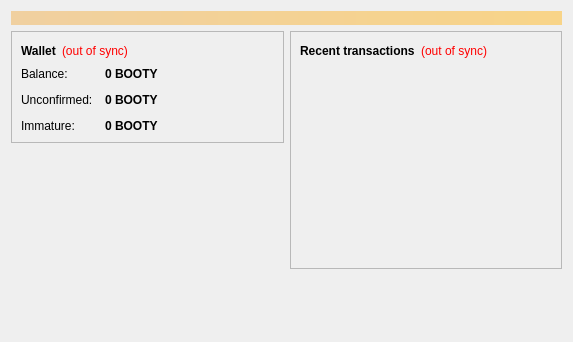
<?xml version="1.0" encoding="UTF-8"?>
<ui version="4.0">
 <class>OverviewPage</class>
 <widget class="QWidget" name="OverviewPage">
  <property name="geometry">
   <rect>
    <x>0</x>
    <y>0</y>
    <width>573</width>
    <height>342</height>
   </rect>
  </property>
  <property name="windowTitle">
   <string>Form</string>
  </property>
  <layout class="QVBoxLayout" name="topLayout">
   <item>
    <widget class="QLabel" name="labelAlerts">
     <property name="visible">
      <bool>false</bool>
     </property>
     <property name="styleSheet">
      <string notr="true">background-color: qlineargradient(x1: 0, y1: 0, x2: 1, y2: 0, stop:0 #F0D0A0, stop:1 #F8D488); color:#000000;</string>
     </property>
     <property name="wordWrap">
      <bool>true</bool>
     </property>
     <property name="margin">
      <number>3</number>
     </property>
    </widget>
   </item>
   <item>
    <layout class="QHBoxLayout" name="horizontalLayout" stretch="1,1">
     <item>
      <layout class="QVBoxLayout" name="verticalLayout_2">
       <item>
        <widget class="QFrame" name="frame">
         <property name="frameShape">
          <enum>QFrame::StyledPanel</enum>
         </property>
         <property name="frameShadow">
          <enum>QFrame::Raised</enum>
         </property>
         <layout class="QVBoxLayout" name="verticalLayout_4">
          <item>
           <layout class="QHBoxLayout" name="horizontalLayout_4">
            <item>
             <widget class="QLabel" name="label_5">
              <property name="font">
               <font>
                <weight>75</weight>
                <bold>true</bold>
               </font>
              </property>
              <property name="text">
               <string>Wallet</string>
              </property>
             </widget>
            </item>
            <item>
             <widget class="QLabel" name="labelWalletStatus">
              <property name="toolTip">
               <string>The displayed information may be out of date. Your wallet automatically synchronizes with the Booty network after a connection is established, but this process has not completed yet.</string>
              </property>
              <property name="styleSheet">
               <string notr="true">QLabel { color: red; }</string>
              </property>
              <property name="text">
               <string notr="true">(out of sync)</string>
              </property>
              <property name="alignment">
               <set>Qt::AlignLeading|Qt::AlignLeft|Qt::AlignVCenter</set>
              </property>
             </widget>
            </item>
            <item>
             <spacer name="horizontalSpacer_2">
              <property name="orientation">
               <enum>Qt::Horizontal</enum>
              </property>
              <property name="sizeHint" stdset="0">
               <size>
                <width>40</width>
                <height>20</height>
               </size>
              </property>
             </spacer>
            </item>
           </layout>
          </item>
          <item>
           <layout class="QFormLayout" name="formLayout_2">
            <property name="fieldGrowthPolicy">
             <enum>QFormLayout::AllNonFixedFieldsGrow</enum>
            </property>
            <property name="horizontalSpacing">
             <number>12</number>
            </property>
            <property name="verticalSpacing">
             <number>12</number>
            </property>
            <item row="0" column="0">
             <widget class="QLabel" name="label">
              <property name="text">
               <string>Balance:</string>
              </property>
             </widget>
            </item>
            <item row="0" column="1">
             <widget class="QLabel" name="labelBalance">
              <property name="font">
               <font>
                <weight>75</weight>
                <bold>true</bold>
               </font>
              </property>
              <property name="cursor">
               <cursorShape>IBeamCursor</cursorShape>
              </property>
              <property name="toolTip">
               <string>Your current balance</string>
              </property>
              <property name="text">
               <string notr="true">0 BOOTY</string>
              </property>
              <property name="textInteractionFlags">
               <set>Qt::LinksAccessibleByMouse|Qt::TextSelectableByKeyboard|Qt::TextSelectableByMouse</set>
              </property>
             </widget>
            </item>
            <item row="1" column="0">
             <widget class="QLabel" name="label_3">
              <property name="text">
               <string>Unconfirmed:</string>
              </property>
             </widget>
            </item>
            <item row="1" column="1">
             <widget class="QLabel" name="labelUnconfirmed">
              <property name="font">
               <font>
                <weight>75</weight>
                <bold>true</bold>
               </font>
              </property>
              <property name="cursor">
               <cursorShape>IBeamCursor</cursorShape>
              </property>
              <property name="toolTip">
               <string>Total of transactions that have yet to be confirmed, and do not yet count toward the current balance</string>
              </property>
              <property name="text">
               <string notr="true">0 BOOTY</string>
              </property>
              <property name="textInteractionFlags">
               <set>Qt::LinksAccessibleByMouse|Qt::TextSelectableByKeyboard|Qt::TextSelectableByMouse</set>
              </property>
             </widget>
            </item>
            <item row="2" column="0">
             <widget class="QLabel" name="labelImmatureText">
              <property name="text">
               <string>Immature:</string>
              </property>
             </widget>
            </item>
            <item row="2" column="1">
             <widget class="QLabel" name="labelImmature">
              <property name="font">
               <font>
                <weight>75</weight>
                <bold>true</bold>
               </font>
              </property>
              <property name="toolTip">
               <string>Mined balance that has not yet matured</string>
              </property>
              <property name="text">
               <string notr="true">0 BOOTY</string>
              </property>
              <property name="textInteractionFlags">
               <set>Qt::LinksAccessibleByMouse|Qt::TextSelectableByKeyboard|Qt::TextSelectableByMouse</set>
              </property>
             </widget>
            </item>
           </layout>
          </item>
         </layout>
        </widget>
       </item>
       <item>
        <spacer name="verticalSpacer">
         <property name="orientation">
          <enum>Qt::Vertical</enum>
         </property>
         <property name="sizeHint" stdset="0">
          <size>
           <width>20</width>
           <height>40</height>
          </size>
         </property>
        </spacer>
       </item>
      </layout>
     </item>
     <item>
      <layout class="QVBoxLayout" name="verticalLayout_3">
       <item>
        <widget class="QFrame" name="frame_2">
         <property name="frameShape">
          <enum>QFrame::StyledPanel</enum>
         </property>
         <property name="frameShadow">
          <enum>QFrame::Raised</enum>
         </property>
         <layout class="QVBoxLayout" name="verticalLayout">
          <item>
           <layout class="QHBoxLayout" name="horizontalLayout_2">
            <item>
             <widget class="QLabel" name="label_4">
              <property name="text">
               <string>&lt;b&gt;Recent transactions&lt;/b&gt;</string>
              </property>
             </widget>
            </item>
            <item>
             <widget class="QLabel" name="labelTransactionsStatus">
              <property name="toolTip">
               <string>The displayed information may be out of date. Your wallet automatically synchronizes with the Booty network after a connection is established, but this process has not completed yet.</string>
              </property>
              <property name="styleSheet">
               <string notr="true">QLabel { color: red; }</string>
              </property>
              <property name="text">
               <string notr="true">(out of sync)</string>
              </property>
              <property name="alignment">
               <set>Qt::AlignRight|Qt::AlignTrailing|Qt::AlignVCenter</set>
              </property>
             </widget>
            </item>
            <item>
             <spacer name="horizontalSpacer">
              <property name="orientation">
               <enum>Qt::Horizontal</enum>
              </property>
              <property name="sizeHint" stdset="0">
               <size>
                <width>40</width>
                <height>20</height>
               </size>
              </property>
             </spacer>
            </item>
           </layout>
          </item>
          <item>
           <widget class="QListView" name="listTransactions">
            <property name="styleSheet">
             <string notr="true">QListView { background: transparent; }</string>
            </property>
            <property name="frameShape">
             <enum>QFrame::NoFrame</enum>
            </property>
            <property name="verticalScrollBarPolicy">
             <enum>Qt::ScrollBarAlwaysOff</enum>
            </property>
            <property name="horizontalScrollBarPolicy">
             <enum>Qt::ScrollBarAlwaysOff</enum>
            </property>
            <property name="selectionMode">
             <enum>QAbstractItemView::NoSelection</enum>
            </property>
           </widget>
          </item>
         </layout>
        </widget>
       </item>
       <item>
        <spacer name="verticalSpacer_2">
         <property name="orientation">
          <enum>Qt::Vertical</enum>
         </property>
         <property name="sizeHint" stdset="0">
          <size>
           <width>20</width>
           <height>40</height>
          </size>
         </property>
        </spacer>
       </item>
      </layout>
     </item>
    </layout>
   </item>
  </layout>
 </widget>
 <resources/>
 <connections/>
</ui>
